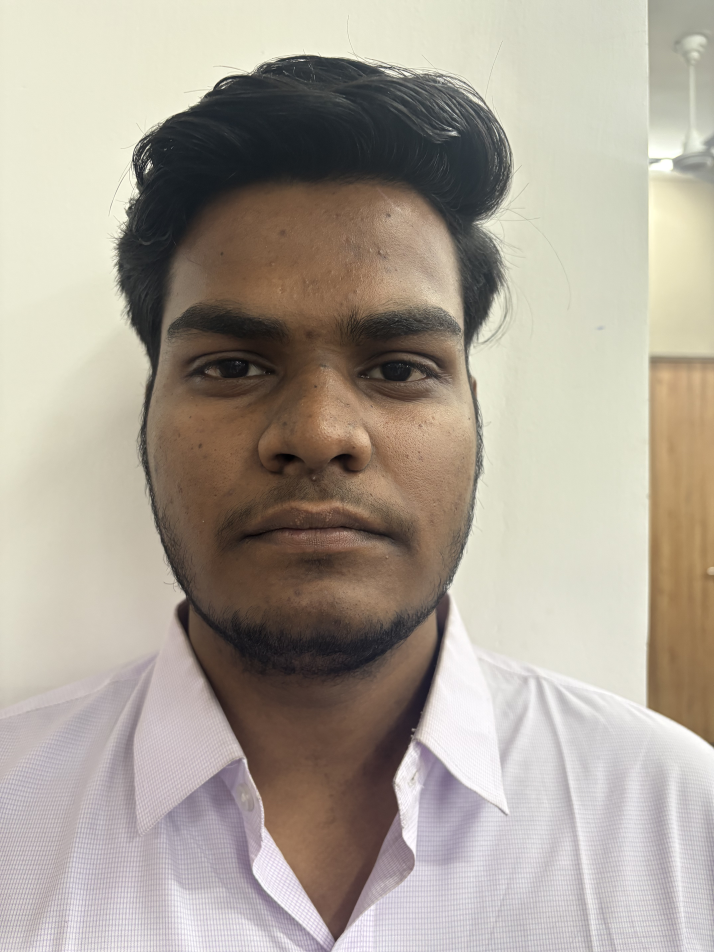
#> input picture Student Images/Ansh/IMG_2521.jpg, 4284 x 5712 px, given in place of the camera (shown at 1/6 size)
$ python face_recognition_debug.py
#> lines starting #> are read from the running program, lines starting #| are printed output that depends on the picture
"""
Debug version of face recognition - shows detailed matching info
"""

import cv2
import numpy as np
import os
import pickle
from datetime import datetime
from pathlib import Path

# Configuration
STUDENT_IMAGES_DIR = r'C:\Users\Apurava Raj\OneDrive\Grill\Grill Assignment\Student Images'
FEATURES_CACHE = 'data/student_features.pkl'
REPORTS_DIR = 'reports/snapshots'
os.makedirs(REPORTS_DIR, exist_ok=True)

class StudentFaceDatabase:
    """Builds and manages a database of student face features"""

    def __init__(self, cache_file=FEATURES_CACHE):
        self.cache_file = cache_file
        self.students = {}
        self.face_cascade = cv2.CascadeClassifier(
            cv2.data.haarcascades + 'haarcascade_frontalface_default.xml'
        )
        self.orb = cv2.ORB_create(nfeatures=500)

    def load_cache(self):
        """Load features from cache"""
        if os.path.exists(self.cache_file):
            with open(self.cache_file, 'rb') as f:
#> (reads data/student_features.pkl from the repository)
                self.students = pickle.load(f)
            print(f'[INFO] Loaded {len(self.students)} students from cache')
            return True
        return False

    def match_face_debug(self, face_roi):
        """
        Match a face with detailed debug info.
        Returns (student_name, confidence, all_scores)
        """
        keypoints, descriptors = self.orb.detectAndCompute(face_roi, None)

        if descriptors is None or len(descriptors) < 10:
            return None, 0, {}

        all_scores = {}
        best_match = None
        best_score = float('inf')

        # BFMatcher for ORB (Hamming distance)
        bf = cv2.BFMatcher(cv2.NORM_HAMMING, crossCheck=True)

        for student_name, data in self.students.items():
            matches_list = []

            # Match against all stored descriptors for this student
            for stored_descriptors in data['descriptors_list']:
                try:
                    matches = bf.match(descriptors, stored_descriptors)
                    matches_list.extend(matches)
                except:
                    continue

            if not matches_list:
                all_scores[student_name] = float('inf')
                continue

            # Calculate metrics
            distances = [m.distance for m in matches_list]
            avg_distance = np.mean(distances)
            min_distance = np.min(distances)
            match_count = len(matches_list)

            all_scores[student_name] = {
                'avg_distance': avg_distance,
                'min_distance': min_distance,
                'match_count': match_count,
                'matches': matches_list
            }

            if avg_distance < best_score:
                best_score = avg_distance
                best_match = student_name

        confidence = max(0, 100 - best_score) if best_match else 0

        return best_match, confidence, all_scores


def main():
    """Debug face recognition loop"""

    db = StudentFaceDatabase(FEATURES_CACHE)

    if not db.load_cache():
        print('[ERROR] Cache not found. Run face_recognition_opencv.py first to build database.')
        return

    if not db.students:
        print('[ERROR] No students in database')
        return

    # Open camera
    print('[INFO] Opening camera...')
    cap = cv2.VideoCapture(0, cv2.CAP_DSHOW)

    if not cap.isOpened():
        print('[ERROR] Could not open camera')
        return

    cap.set(cv2.CAP_PROP_FRAME_WIDTH, 640)
    cap.set(cv2.CAP_PROP_FRAME_HEIGHT, 480)
    cap.set(cv2.CAP_PROP_BUFFERSIZE, 1)

    print(f'[SUCCESS] Camera opened. Database has {len(db.students)} students')
    print('[INFO] Press Q to quit, S to save debug info, SPACE to pause')

    face_cascade = cv2.CascadeClassifier(
        cv2.data.haarcascades + 'haarcascade_frontalface_default.xml'
    )

    paused = False
    frame_count = 0

    while True:
        if not paused:
            ret, frame = cap.read()
#> frame is the input picture: shape (5712, 4284, 3); mean B, G, R 151.3, 163, 171.7
            if not ret:
                break

            frame = cv2.flip(frame, 1)
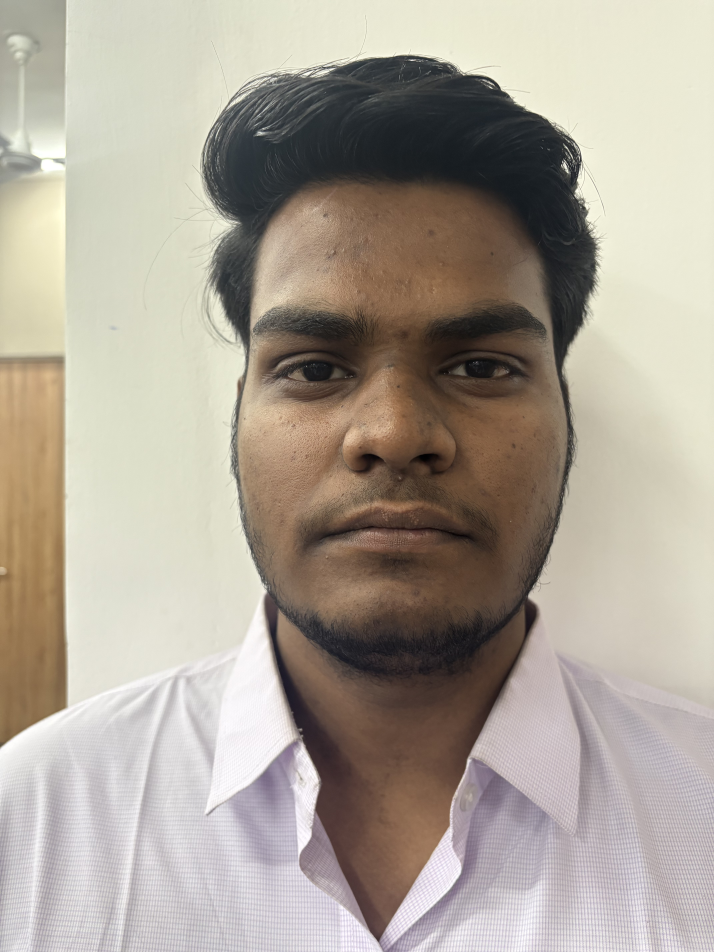
#> frame: shape (5712, 4284, 3) (shown at 1/6 size); mean B, G, R 151.3, 163, 171.7
            gray = cv2.cvtColor(frame, cv2.COLOR_BGR2GRAY)
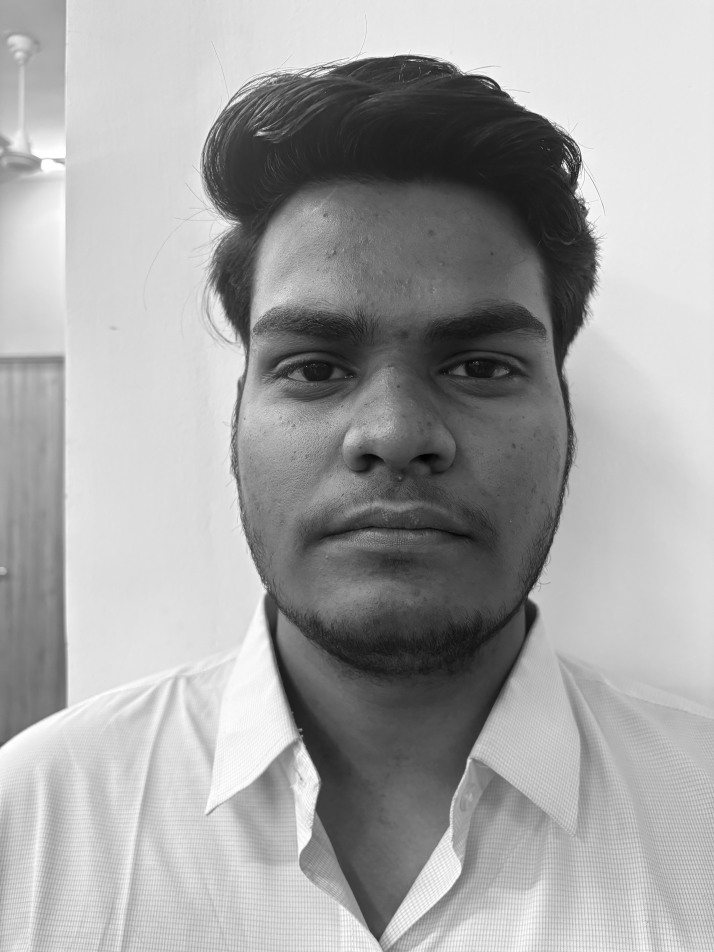
#> gray: shape (5712, 4284) (shown at 1/6 size); min 0, max 255, mean 164.3
            frame_count += 1

            # Detect faces
            faces = face_cascade.detectMultiScale(
                gray, scaleFactor=1.1, minNeighbors=4, minSize=(30,30)
            )
#> faces = [[717, 5275, 80, 80], [2674, 4723, 303, 303], [1078, 1214, 2524, 2524]]

        # Draw detection info
        cv2.putText(frame, f'Frames processed: {frame_count}', (10, 30),
                   cv2.FONT_HERSHEY_SIMPLEX, 0.6, (255, 255, 255), 1)
        cv2.putText(frame, f'Faces detected: {len(faces)}', (10, 60),
                   cv2.FONT_HERSHEY_SIMPLEX, 0.6, (255, 255, 255), 1)

        if paused:
            cv2.putText(frame, 'PAUSED - Press SPACE to resume', (10, 90),
                       cv2.FONT_HERSHEY_SIMPLEX, 0.6, (0, 0, 255), 1)

        # Process each detected face
        for (x, y, w, h) in faces:
            face_roi = gray[y:y+h, x:x+w]

            # Match against database
            student_name, confidence, all_scores = db.match_face_debug(face_roi)

            # Draw bounding box
            if student_name:
                color = (0, 255, 0)  # Green for recognized
                text = f'{student_name} ({confidence:.0f}%)'
            else:
                color = (0, 0, 255)  # Red for unknown
                text = 'Unknown'

            cv2.rectangle(frame, (x, y), (x+w, y+h), color, 2)

            # Draw all match scores on the side
            y_offset = 120
            cv2.putText(frame, 'Match Scores:', (10, y_offset),
                       cv2.FONT_HERSHEY_SIMPLEX, 0.5, (255, 255, 255), 1)

            for i, (name, score_info) in enumerate(all_scores.items()):
                if isinstance(score_info, dict):
                    avg_dist = score_info['avg_distance']
                    match_cnt = score_info['match_count']
                    match_text = f'{name}: {avg_dist:.1f} distance ({match_cnt} matches)'
                else:
                    match_text = f'{name}: NO MATCHES'

                text_color = (0, 255, 0) if name == student_name else (200, 200, 200)
                cv2.putText(frame, match_text, (20, y_offset + 25 + (i*20)),
                           cv2.FONT_HERSHEY_SIMPLEX, 0.4, text_color, 1)

            # Draw main result
            cv2.putText(frame, text, (x, y-10), cv2.FONT_HERSHEY_SIMPLEX, 0.6, color, 2)
#> this loop made 3 passes
#> (x, y, w, h, confidence, student_name, color) on pass 3: (1078, 1214, 2524, 2524, 37.94, 'Brijesh', (0, 255, 0))
#> (x, y, w, h, keypoints in match_face_debug, confidence, color, text) on pass 2: (2674, 4723, 303, 303, 2 keypoints; (x, y, size): (37, 212, 37.2), (52, 69, 44.6), 0, (0, 0, 255), 'Unknown')
#> pass 1, in main, `face_roi = gray[y:y+h, x:x+w]`:
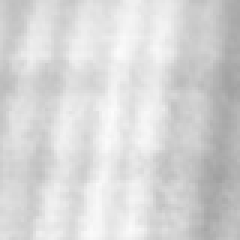
#> face_roi: shape (80, 80) (shown 3 times larger); min 160, max 252, mean 214.3
#> pass 2, in main, `face_roi = gray[y:y+h, x:x+w]`:
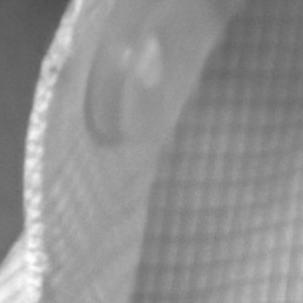
#> face_roi: shape (303, 303); min 80, max 253, mean 145.6
#> pass 3, in main, `face_roi = gray[y:y+h, x:x+w]`:
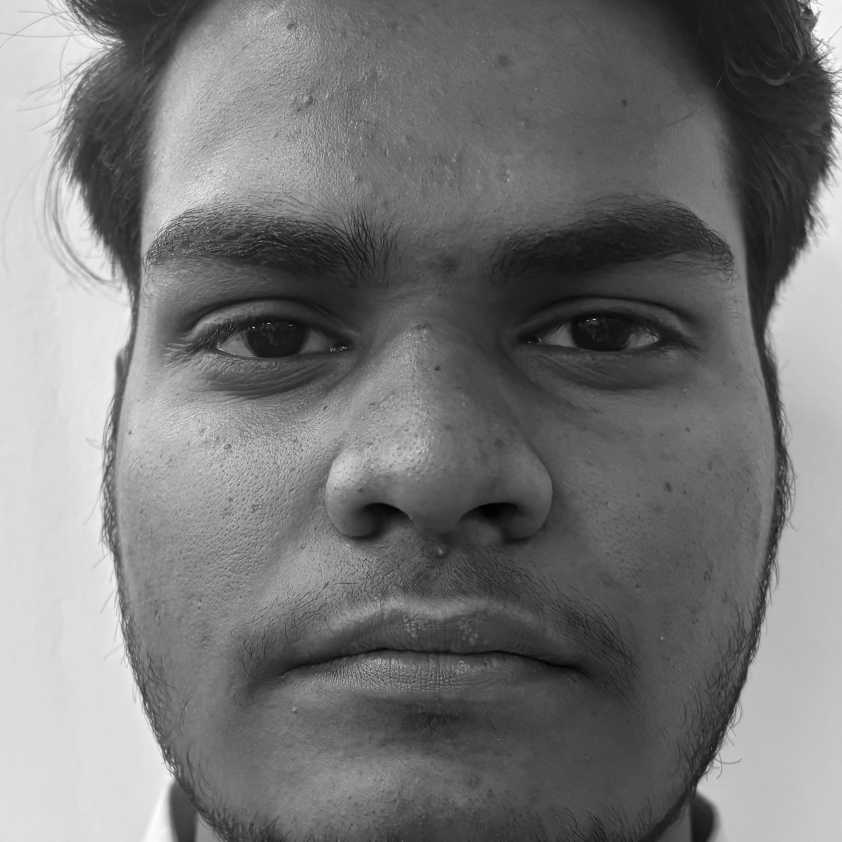
#> face_roi: shape (2524, 2524) (shown at 1/3 size); min 0, max 254, mean 118.5

        cv2.imshow('Face Recognition - DEBUG', frame)

        # Handle keys
        key = cv2.waitKey(1) & 0xFF
#> (key q is pressed here)
        if key == ord('q') or key == ord('Q') or key == 27:
            break
        elif key == ord(' '):
            paused = not paused
            state = 'PAUSED' if paused else 'RESUMING'
            print(f'[USER] {state}')
        elif key == ord('s') or key == ord('S'):
            ts = datetime.now().strftime('%Y%m%d_%H%M%S')
            fname = os.path.join(REPORTS_DIR, f'debug_{ts}.jpg')
            cv2.imwrite(fname, frame)
            print(f'[DEBUG] Saved: {fname}')
            print(f'[DEBUG] Frames processed: {frame_count}')

    cap.release()
    cv2.destroyAllWindows()
    print(f'[INFO] Closed. Processed {frame_count} frames total.')


if __name__ == '__main__':
    main()
